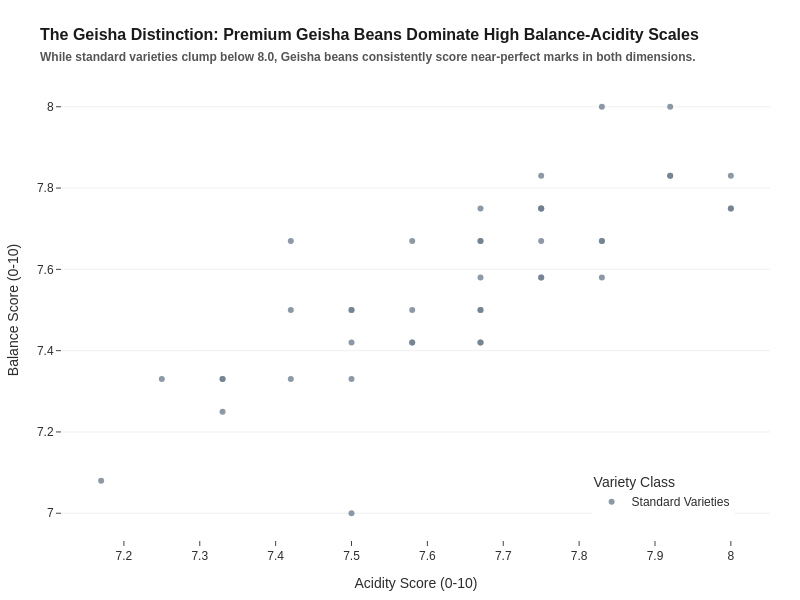

The notebook cell saved with this chart:
### Code cell
# 5. Bean Variety Quality (Balance vs. Acidity)
import pandas as pd
import plotly.express as px
import numpy as np

#Filter for the most common varieties to keep the chart clean
target_varieties = ['Bourbon', 'Caturra', 'Typica', 'Geisha']
df_var = df_clean[df_clean['Variety'].isin(target_varieties)].copy()

# Drop rows with missing values in our key attributes
df_var = df_var.dropna(subset=['Acidity', 'Balance'])

# Create a highlight column specifically for Geisha
df_var['Highlight'] = np.where(df_var['Variety'] == 'Geisha', 'Geisha (Premium)', 'Standard Varieties')

#Build the scatter plot
fig5 = px.scatter(
    df_var,
    x='Acidity',
    y='Balance',
    color='Highlight',
    color_discrete_map={'Standard Varieties': "#708090", 'Geisha (Premium)': '#D4AF37'}, # Neutral gray vs Gold
    opacity=0.8,
    hover_data=['Country of Origin', 'Variety'],
    labels={'Acidity': 'Acidity Score (0-10)', 'Balance': 'Balance Score (0-10)'}
)

fig5.update_layout(
    title="<b>The Geisha Distinction:</b> Premium Geisha Beans Dominate High Balance-Acidity Scales<br><span style='font-size:12px; color:#555;'>While standard varieties clump below 8.0, Geisha beans consistently score near-perfect marks in both dimensions.</span>",
    legend=dict(title="Variety Class", yanchor="bottom", y=0.05, xanchor="right", x=0.95),
    width=800,
    height=600
)

fig5.show()

### Figure 1 — Plotly figure (JSON) as saved in the notebook; plotly's stock layout.template omitted (floating-point values rounded to 4 significant figures)
{"data": [{"customdata": [["Colombia", "Caturra"], ["Taiwan", "Typica"], ["United States (Hawaii)", "Typica"], ["Taiwan", "Typica"], ["Taiwan", "Typica"], ["Guatemala", "Caturra"], ["Guatemala", "Caturra"], ["Tanzania, United Republic Of", "Bourbon"], ["Guatemala", "Caturra"], ["Costa Rica", "Caturra"], ["Taiwan", "Typica"], ["Guatemala", "Typica"], ["Madagascar", "Bourbon"], ["Guatemala", "Caturra"], ["Honduras", "Typica"], ["Costa Rica", "Caturra"], ["Guatemala", "Bourbon"], ["Colombia", "Caturra"], ["Guatemala", "Caturra"], ["Colombia", "Caturra"], ["Taiwan", "Typica"], ["Colombia", "Caturra"], ["Costa Rica", "Caturra"], ["Colombia", "Caturra"], ["Mexico", "Bourbon"], ["Colombia", "Caturra"], ["Taiwan", "Caturra"], ["El Salvador", "Bourbon"], ["Panama", "Caturra"], ["El Salvador", "Bourbon"], ["El Salvador", "Bourbon"], ["Peru", "Caturra"], ["United States (Hawaii)", "Typica"], ["Costa Rica", "Caturra"], ["Peru", "Caturra"], ["Taiwan", "Typica"], ["Mexico", "Typica"], ["Costa Rica", "Caturra"], ["Taiwan", "Typica"], ["El Salvador", "Bourbon"], ["Nicaragua", "Caturra"], ["Peru", "Caturra"]], "hovertemplate": "Highlight=Standard Varieties<br>Acidity Score (0-10)=%{x}<br>Balance Score (0-10)=%{y}<br>Country of Origin=%{customdata[0]}<br>Variety=%{customdata[1]}<extra></extra>", "legendgroup": "Standard Varieties", "marker": {"color": "#708090", "opacity": 0.8, "symbol": "circle"}, "mode": "markers", "name": "Standard Varieties", "orientation": "v", "showlegend": true, "type": "scatter", "x": [7.92, 7.92, 7.83, 7.75, 8.0, 8.0, 8.0, 7.92, 7.83, 7.67, 7.83, 7.75, 7.75, 7.83, 7.67, 7.75, 7.75, 7.58, 7.67, 7.58, 7.75, 7.75, 7.67, 7.58, 7.67, 7.5, 7.42, 7.67, 7.67, 7.42, 7.67, 7.58, 7.5, 7.33, 7.5, 7.5, 7.25, 7.42, 7.33, 7.5, 7.33, 7.17], "xaxis": "x", "y": [8.0, 7.83, 8.0, 7.83, 7.75, 7.83, 7.75, 7.83, 7.67, 7.67, 7.58, 7.75, 7.67, 7.67, 7.67, 7.58, 7.75, 7.67, 7.58, 7.5, 7.58, 7.75, 7.75, 7.42, 7.5, 7.5, 7.5, 7.5, 7.42, 7.67, 7.42, 7.42, 7.5, 7.33, 7.33, 7.42, 7.33, 7.33, 7.33, 7.0, 7.25, 7.08], "yaxis": "y"}], "layout": {"height": 600, "legend": {"title": {"text": "Variety Class"}, "tracegroupgap": 0, "x": 0.95, "xanchor": "right", "y": 0.05, "yanchor": "bottom"}, "title": {"text": "<b>The Geisha Distinction:</b> Premium Geisha Beans Dominate High Balance-Acidity Scales<br><span style='font-size:12px; color:#555;'>While standard varieties clump below 8.0, Geisha beans consistently score near-perfect marks in both dimensions.</span>"}, "width": 800, "xaxis": {"anchor": "y", "domain": [0, 1], "title": {"text": "Acidity Score (0-10)"}}, "yaxis": {"anchor": "x", "domain": [0, 1], "title": {"text": "Balance Score (0-10)"}}}}
